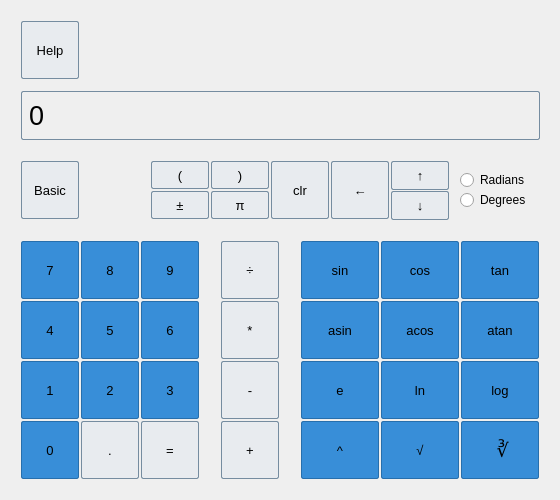
<?xml version="1.0" encoding="UTF-8"?>
<ui version="4.0">
 <class>scientificWindow</class>
 <widget class="QDialog" name="scientificWindow">
  <property name="geometry">
   <rect>
    <x>0</x>
    <y>0</y>
    <width>560</width>
    <height>500</height>
   </rect>
  </property>
  <property name="sizePolicy">
   <sizepolicy hsizetype="Fixed" vsizetype="Fixed">
    <horstretch>0</horstretch>
    <verstretch>0</verstretch>
   </sizepolicy>
  </property>
  <property name="minimumSize">
   <size>
    <width>560</width>
    <height>500</height>
   </size>
  </property>
  <property name="maximumSize">
   <size>
    <width>560</width>
    <height>500</height>
   </size>
  </property>
  <property name="windowTitle">
   <string>Dialog</string>
  </property>
  <widget class="QPushButton" name="pushButton_4four">
   <property name="geometry">
    <rect>
     <x>20</x>
     <y>300</y>
     <width>60</width>
     <height>60</height>
    </rect>
   </property>
   <property name="sizeIncrement">
    <size>
     <width>0</width>
     <height>0</height>
    </size>
   </property>
   <property name="font">
    <font>
     <pointsize>10</pointsize>
    </font>
   </property>
   <property name="styleSheet">
    <string notr="true">QPushButton {
	background-color: #388ed8;
    border-style: solid;
    border-width: 1px;
    border-radius: 2px;
    border-color: #276fad;
	margin: 1px;
}
QPushButton:pressed {
    background-color: #388ed8;
}
QPushButton:hover{ 
	background-color: #2574ba;
	color: #afd9ff;
}
</string>
   </property>
   <property name="text">
    <string>4</string>
   </property>
  </widget>
  <widget class="QPushButton" name="pushButton_5five">
   <property name="geometry">
    <rect>
     <x>80</x>
     <y>300</y>
     <width>60</width>
     <height>60</height>
    </rect>
   </property>
   <property name="sizeIncrement">
    <size>
     <width>0</width>
     <height>0</height>
    </size>
   </property>
   <property name="font">
    <font>
     <pointsize>10</pointsize>
    </font>
   </property>
   <property name="styleSheet">
    <string notr="true">QPushButton {
	background-color: #388ed8;
    border-style: solid;
    border-width: 1px;
    border-radius: 2px;
    border-color: #276fad;
	margin: 1px;
}
QPushButton:pressed {
    background-color: #388ed8;
}
QPushButton:hover{ 
	background-color: #2574ba;
	color: #afd9ff;
}
</string>
   </property>
   <property name="text">
    <string>5</string>
   </property>
  </widget>
  <widget class="QPushButton" name="pushButton_decimal">
   <property name="geometry">
    <rect>
     <x>80</x>
     <y>420</y>
     <width>60</width>
     <height>60</height>
    </rect>
   </property>
   <property name="sizeIncrement">
    <size>
     <width>0</width>
     <height>0</height>
    </size>
   </property>
   <property name="font">
    <font>
     <pointsize>10</pointsize>
    </font>
   </property>
   <property name="styleSheet">
    <string notr="true">QPushButton {
	background-color: #e8ebef;
    border-style: solid;
    border-width: 1px;
    border-radius: 2px;
    border-color: #758ca0;
	margin: 1px;
}
QPushButton:pressed {
    background-color: #388ed8;
}
QPushButton:hover{ 
	background-color: #b5bfcc;
	color: #374c5e;
}
</string>
   </property>
   <property name="text">
    <string>.</string>
   </property>
  </widget>
  <widget class="QPushButton" name="pushButton_6six">
   <property name="geometry">
    <rect>
     <x>140</x>
     <y>300</y>
     <width>60</width>
     <height>60</height>
    </rect>
   </property>
   <property name="sizeIncrement">
    <size>
     <width>0</width>
     <height>0</height>
    </size>
   </property>
   <property name="font">
    <font>
     <pointsize>10</pointsize>
    </font>
   </property>
   <property name="styleSheet">
    <string notr="true">QPushButton {
	background-color: #388ed8;
    border-style: solid;
    border-width: 1px;
    border-radius: 2px;
    border-color: #276fad;
	margin: 1px;
}
QPushButton:pressed {
    background-color: #388ed8;
}
QPushButton:hover{ 
	background-color: #2574ba;
	color: #afd9ff;
}
</string>
   </property>
   <property name="text">
    <string>6</string>
   </property>
  </widget>
  <widget class="QPushButton" name="pushButton_up">
   <property name="geometry">
    <rect>
     <x>390</x>
     <y>160</y>
     <width>60</width>
     <height>31</height>
    </rect>
   </property>
   <property name="sizeIncrement">
    <size>
     <width>0</width>
     <height>0</height>
    </size>
   </property>
   <property name="font">
    <font>
     <pointsize>10</pointsize>
    </font>
   </property>
   <property name="styleSheet">
    <string notr="true">QPushButton {
	background-color: #e8ebef;
    border-style: solid;
    border-width: 1px;
    border-radius: 2px;
    border-color: #758ca0;
	margin: 1px;
}
QPushButton:pressed {
    background-color: #388ed8;
}
QPushButton:hover{ 
	background-color: #b5bfcc;
	color: #374c5e;
}
</string>
   </property>
   <property name="text">
    <string>↑</string>
   </property>
  </widget>
  <widget class="QPushButton" name="pushButton_7seven">
   <property name="geometry">
    <rect>
     <x>20</x>
     <y>240</y>
     <width>60</width>
     <height>60</height>
    </rect>
   </property>
   <property name="sizeIncrement">
    <size>
     <width>0</width>
     <height>0</height>
    </size>
   </property>
   <property name="font">
    <font>
     <pointsize>10</pointsize>
    </font>
   </property>
   <property name="styleSheet">
    <string notr="true">QPushButton {
	background-color: #388ed8;
    border-style: solid;
    border-width: 1px;
    border-radius: 2px;
    border-color: #276fad;
	margin: 1px;
}
QPushButton:pressed {
    background-color: #388ed8;
}
QPushButton:hover{ 
	background-color: #2574ba;
	color: #afd9ff;
}
</string>
   </property>
   <property name="text">
    <string>7</string>
   </property>
  </widget>
  <widget class="QPushButton" name="pushButton_add">
   <property name="geometry">
    <rect>
     <x>220</x>
     <y>420</y>
     <width>60</width>
     <height>60</height>
    </rect>
   </property>
   <property name="sizeIncrement">
    <size>
     <width>0</width>
     <height>0</height>
    </size>
   </property>
   <property name="font">
    <font>
     <pointsize>10</pointsize>
    </font>
   </property>
   <property name="styleSheet">
    <string notr="true">QPushButton {
	background-color: #e8ebef;
    border-style: solid;
    border-width: 1px;
    border-radius: 2px;
    border-color: #758ca0;
	margin: 1px;
}
QPushButton:pressed {
    background-color: #388ed8;
}
QPushButton:hover{ 
	background-color: #b5bfcc;
	color: #374c5e;
}
</string>
   </property>
   <property name="text">
    <string>+</string>
   </property>
  </widget>
  <widget class="QPushButton" name="pushButton_1one">
   <property name="geometry">
    <rect>
     <x>20</x>
     <y>360</y>
     <width>60</width>
     <height>60</height>
    </rect>
   </property>
   <property name="sizeIncrement">
    <size>
     <width>0</width>
     <height>0</height>
    </size>
   </property>
   <property name="font">
    <font>
     <pointsize>10</pointsize>
    </font>
   </property>
   <property name="styleSheet">
    <string notr="true">QPushButton {
	background-color: #388ed8;
    border-style: solid;
    border-width: 1px;
    border-radius: 2px;
    border-color: #276fad;
	margin: 1px;
}
QPushButton:pressed {
    background-color: #388ed8;
}
QPushButton:hover{ 
	background-color: #2574ba;
	color: #afd9ff;
}
</string>
   </property>
   <property name="text">
    <string>1</string>
   </property>
  </widget>
  <widget class="QPushButton" name="pushButton_clear">
   <property name="geometry">
    <rect>
     <x>270</x>
     <y>160</y>
     <width>60</width>
     <height>60</height>
    </rect>
   </property>
   <property name="sizeIncrement">
    <size>
     <width>0</width>
     <height>0</height>
    </size>
   </property>
   <property name="font">
    <font>
     <pointsize>10</pointsize>
    </font>
   </property>
   <property name="styleSheet">
    <string notr="true">QPushButton {
	background-color: #e8ebef;
    border-style: solid;
    border-width: 1px;
    border-radius: 2px;
    border-color: #758ca0;
	margin: 1px;
}
QPushButton:pressed {
    background-color: #388ed8;
}
QPushButton:hover{ 
	background-color: #b5bfcc;
	color: #374c5e;
}
</string>
   </property>
   <property name="text">
    <string>clr</string>
   </property>
  </widget>
  <widget class="QPushButton" name="pushButton_0zero">
   <property name="geometry">
    <rect>
     <x>20</x>
     <y>420</y>
     <width>60</width>
     <height>60</height>
    </rect>
   </property>
   <property name="sizeIncrement">
    <size>
     <width>0</width>
     <height>0</height>
    </size>
   </property>
   <property name="font">
    <font>
     <pointsize>10</pointsize>
    </font>
   </property>
   <property name="styleSheet">
    <string notr="true">QPushButton {
	background-color: #388ed8;
    border-style: solid;
    border-width: 1px;
    border-radius: 2px;
    border-color: #276fad;
	margin: 1px;
}
QPushButton:pressed {
    background-color: #388ed8;
}
QPushButton:hover{ 
	background-color: #2574ba;
	color: #afd9ff;
}
</string>
   </property>
   <property name="text">
    <string>0</string>
   </property>
  </widget>
  <widget class="QPushButton" name="pushButton_8eight">
   <property name="geometry">
    <rect>
     <x>80</x>
     <y>240</y>
     <width>60</width>
     <height>60</height>
    </rect>
   </property>
   <property name="sizeIncrement">
    <size>
     <width>0</width>
     <height>0</height>
    </size>
   </property>
   <property name="font">
    <font>
     <pointsize>10</pointsize>
    </font>
   </property>
   <property name="styleSheet">
    <string notr="true">QPushButton {
	background-color: #388ed8;
    border-style: solid;
    border-width: 1px;
    border-radius: 2px;
    border-color: #276fad;
	margin: 1px;
}
QPushButton:pressed {
    background-color: #388ed8;
}
QPushButton:hover{ 
	background-color: #2574ba;
	color: #afd9ff;
}
</string>
   </property>
   <property name="text">
    <string>8</string>
   </property>
  </widget>
  <widget class="QPushButton" name="pushButton_back">
   <property name="geometry">
    <rect>
     <x>330</x>
     <y>160</y>
     <width>60</width>
     <height>60</height>
    </rect>
   </property>
   <property name="sizeIncrement">
    <size>
     <width>0</width>
     <height>0</height>
    </size>
   </property>
   <property name="font">
    <font>
     <pointsize>10</pointsize>
    </font>
   </property>
   <property name="styleSheet">
    <string notr="true">QPushButton {
	background-color: #e8ebef;
    border-style: solid;
    border-width: 1px;
    border-radius: 2px;
    border-color: #758ca0;
	margin: 1px;
}
QPushButton:pressed {
    background-color: #388ed8;
}
QPushButton:hover{ 
	background-color: #b5bfcc;
	color: #374c5e;
}
</string>
   </property>
   <property name="text">
    <string>←</string>
   </property>
  </widget>
  <widget class="QPushButton" name="pushButton_basicMode">
   <property name="geometry">
    <rect>
     <x>20</x>
     <y>160</y>
     <width>60</width>
     <height>60</height>
    </rect>
   </property>
   <property name="sizeIncrement">
    <size>
     <width>0</width>
     <height>0</height>
    </size>
   </property>
   <property name="font">
    <font>
     <pointsize>10</pointsize>
    </font>
   </property>
   <property name="styleSheet">
    <string notr="true">QPushButton {
	background-color: #e8ebef;
    border-style: solid;
    border-width: 1px;
    border-radius: 2px;
    border-color: #758ca0;
	margin: 1px;
}
QPushButton:pressed {
    background-color: #388ed8;
}
QPushButton:hover{ 
	background-color: #b5bfcc;
	color: #374c5e;
}
</string>
   </property>
   <property name="text">
    <string>Basic</string>
   </property>
  </widget>
  <widget class="QPushButton" name="pushButton_9nine">
   <property name="geometry">
    <rect>
     <x>140</x>
     <y>240</y>
     <width>60</width>
     <height>60</height>
    </rect>
   </property>
   <property name="sizeIncrement">
    <size>
     <width>0</width>
     <height>0</height>
    </size>
   </property>
   <property name="font">
    <font>
     <pointsize>10</pointsize>
    </font>
   </property>
   <property name="styleSheet">
    <string notr="true">QPushButton {
	background-color: #388ed8;
    border-style: solid;
    border-width: 1px;
    border-radius: 2px;
    border-color: #276fad;
	margin: 1px;
}
QPushButton:pressed {
    background-color: #388ed8;
}
QPushButton:hover{ 
	background-color: #2574ba;
	color: #afd9ff;
}
</string>
   </property>
   <property name="text">
    <string>9</string>
   </property>
  </widget>
  <widget class="QPushButton" name="pushButton_3three">
   <property name="geometry">
    <rect>
     <x>140</x>
     <y>360</y>
     <width>60</width>
     <height>60</height>
    </rect>
   </property>
   <property name="sizeIncrement">
    <size>
     <width>0</width>
     <height>0</height>
    </size>
   </property>
   <property name="font">
    <font>
     <pointsize>10</pointsize>
    </font>
   </property>
   <property name="styleSheet">
    <string notr="true">QPushButton {
	background-color: #388ed8;
    border-style: solid;
    border-width: 1px;
    border-radius: 2px;
    border-color: #276fad;
	margin: 1px;
}
QPushButton:pressed {
    background-color: #388ed8;
}
QPushButton:hover{ 
	background-color: #2574ba;
	color: #afd9ff;
}
</string>
   </property>
   <property name="text">
    <string>3</string>
   </property>
  </widget>
  <widget class="QPushButton" name="pushButton_multiply">
   <property name="geometry">
    <rect>
     <x>220</x>
     <y>300</y>
     <width>60</width>
     <height>60</height>
    </rect>
   </property>
   <property name="sizeIncrement">
    <size>
     <width>0</width>
     <height>0</height>
    </size>
   </property>
   <property name="font">
    <font>
     <pointsize>10</pointsize>
    </font>
   </property>
   <property name="styleSheet">
    <string notr="true">QPushButton {
	background-color: #e8ebef;
    border-style: solid;
    border-width: 1px;
    border-radius: 2px;
    border-color: #758ca0;
	margin: 1px;
}
QPushButton:pressed {
    background-color: #388ed8;
}
QPushButton:hover{ 
	background-color: #b5bfcc;
	color: #374c5e;
}
</string>
   </property>
   <property name="text">
    <string>*</string>
   </property>
  </widget>
  <widget class="QPushButton" name="pushButton_equals">
   <property name="geometry">
    <rect>
     <x>140</x>
     <y>420</y>
     <width>60</width>
     <height>60</height>
    </rect>
   </property>
   <property name="sizeIncrement">
    <size>
     <width>0</width>
     <height>0</height>
    </size>
   </property>
   <property name="font">
    <font>
     <pointsize>10</pointsize>
    </font>
   </property>
   <property name="styleSheet">
    <string notr="true">QPushButton {
	background-color: #e8ebef;
    border-style: solid;
    border-width: 1px;
    border-radius: 2px;
    border-color: #758ca0;
	margin: 1px;
}
QPushButton:pressed {
    background-color: #388ed8;
}
QPushButton:hover{ 
	background-color: #b5bfcc;
	color: #374c5e;
}
</string>
   </property>
   <property name="text">
    <string>=</string>
   </property>
  </widget>
  <widget class="QPushButton" name="pushButton_divide">
   <property name="geometry">
    <rect>
     <x>220</x>
     <y>240</y>
     <width>60</width>
     <height>60</height>
    </rect>
   </property>
   <property name="sizeIncrement">
    <size>
     <width>0</width>
     <height>0</height>
    </size>
   </property>
   <property name="font">
    <font>
     <pointsize>10</pointsize>
    </font>
   </property>
   <property name="styleSheet">
    <string notr="true">QPushButton {
	background-color: #e8ebef;
    border-style: solid;
    border-width: 1px;
    border-radius: 2px;
    border-color: #758ca0;
	margin: 1px;
}
QPushButton:pressed {
    background-color: #388ed8;
}
QPushButton:hover{ 
	background-color: #b5bfcc;
	color: #374c5e;
}
</string>
   </property>
   <property name="text">
    <string>÷</string>
   </property>
  </widget>
  <widget class="QPushButton" name="pushButton_2two">
   <property name="geometry">
    <rect>
     <x>80</x>
     <y>360</y>
     <width>60</width>
     <height>60</height>
    </rect>
   </property>
   <property name="sizeIncrement">
    <size>
     <width>0</width>
     <height>0</height>
    </size>
   </property>
   <property name="font">
    <font>
     <pointsize>10</pointsize>
    </font>
   </property>
   <property name="styleSheet">
    <string notr="true">QPushButton {
	background-color: #388ed8;
    border-style: solid;
    border-width: 1px;
    border-radius: 2px;
    border-color: #276fad;
	margin: 1px;
}
QPushButton:pressed {
    background-color: #388ed8;
}
QPushButton:hover{ 
	background-color: #2574ba;
	color: #afd9ff;
}
</string>
   </property>
   <property name="text">
    <string>2</string>
   </property>
  </widget>
  <widget class="QPushButton" name="pushButton_subtract">
   <property name="geometry">
    <rect>
     <x>220</x>
     <y>360</y>
     <width>60</width>
     <height>60</height>
    </rect>
   </property>
   <property name="sizeIncrement">
    <size>
     <width>0</width>
     <height>0</height>
    </size>
   </property>
   <property name="font">
    <font>
     <pointsize>10</pointsize>
    </font>
   </property>
   <property name="styleSheet">
    <string notr="true">QPushButton {
	background-color: #e8ebef;
    border-style: solid;
    border-width: 1px;
    border-radius: 2px;
    border-color: #758ca0;
	margin: 1px;
}
QPushButton:pressed {
    background-color: #388ed8;
}
QPushButton:hover{ 
	background-color: #b5bfcc;
	color: #374c5e;
}
</string>
   </property>
   <property name="text">
    <string>-</string>
   </property>
  </widget>
  <widget class="QPushButton" name="pushButton_down">
   <property name="geometry">
    <rect>
     <x>390</x>
     <y>190</y>
     <width>60</width>
     <height>31</height>
    </rect>
   </property>
   <property name="sizeIncrement">
    <size>
     <width>0</width>
     <height>0</height>
    </size>
   </property>
   <property name="font">
    <font>
     <pointsize>10</pointsize>
    </font>
   </property>
   <property name="styleSheet">
    <string notr="true">QPushButton {
	background-color: #e8ebef;
    border-style: solid;
    border-width: 1px;
    border-radius: 2px;
    border-color: #758ca0;
	margin: 1px;
}
QPushButton:pressed {
    background-color: #388ed8;
}
QPushButton:hover{ 
	background-color: #b5bfcc;
	color: #374c5e;
}
</string>
   </property>
   <property name="text">
    <string>↓</string>
   </property>
  </widget>
  <widget class="QLabel" name="label_screen">
   <property name="geometry">
    <rect>
     <x>20</x>
     <y>90</y>
     <width>521</width>
     <height>51</height>
    </rect>
   </property>
   <property name="font">
    <font>
     <family>Ubuntu</family>
     <pointsize>20</pointsize>
     <weight>3</weight>
     <italic>false</italic>
     <bold>false</bold>
    </font>
   </property>
   <property name="styleSheet">
    <string notr="true">QLabel {
	font: 25 20pt &quot;Ubuntu&quot;;
	qproperty-alignment: 'AlignVCenter | AlignRight';
	border-style: solid;
	border-width: 1px;
	border-radius: 2px;
	border-color: #758ca0;
	margin: 1px;
}</string>
   </property>
   <property name="text">
    <string>0</string>
   </property>
  </widget>
  <widget class="QPushButton" name="pushButton_asin">
   <property name="geometry">
    <rect>
     <x>300</x>
     <y>300</y>
     <width>80</width>
     <height>60</height>
    </rect>
   </property>
   <property name="sizeIncrement">
    <size>
     <width>0</width>
     <height>0</height>
    </size>
   </property>
   <property name="font">
    <font>
     <pointsize>10</pointsize>
    </font>
   </property>
   <property name="styleSheet">
    <string notr="true">QPushButton {
	background-color: #388ed8;
    border-style: solid;
    border-width: 1px;
    border-radius: 2px;
    border-color: #276fad;
	margin: 1px;
}
QPushButton:pressed {
    background-color: #388ed8;
}
QPushButton:hover{ 
	background-color: #2574ba;
	color: #afd9ff;
}
</string>
   </property>
   <property name="text">
    <string>asin</string>
   </property>
  </widget>
  <widget class="QPushButton" name="pushButton_sin">
   <property name="geometry">
    <rect>
     <x>300</x>
     <y>240</y>
     <width>80</width>
     <height>60</height>
    </rect>
   </property>
   <property name="sizeIncrement">
    <size>
     <width>0</width>
     <height>0</height>
    </size>
   </property>
   <property name="font">
    <font>
     <pointsize>10</pointsize>
    </font>
   </property>
   <property name="styleSheet">
    <string notr="true">QPushButton {
	background-color: #388ed8;
    border-style: solid;
    border-width: 1px;
    border-radius: 2px;
    border-color: #276fad;
	margin: 1px;
}
QPushButton:pressed {
    background-color: #388ed8;
}
QPushButton:hover{ 
	background-color: #2574ba;
	color: #afd9ff;
}
</string>
   </property>
   <property name="text">
    <string>sin</string>
   </property>
  </widget>
  <widget class="QPushButton" name="pushButton_log">
   <property name="geometry">
    <rect>
     <x>460</x>
     <y>360</y>
     <width>80</width>
     <height>60</height>
    </rect>
   </property>
   <property name="sizeIncrement">
    <size>
     <width>0</width>
     <height>0</height>
    </size>
   </property>
   <property name="font">
    <font>
     <pointsize>10</pointsize>
    </font>
   </property>
   <property name="styleSheet">
    <string notr="true">QPushButton {
	background-color: #388ed8;
    border-style: solid;
    border-width: 1px;
    border-radius: 2px;
    border-color: #276fad;
	margin: 1px;
}
QPushButton:pressed {
    background-color: #388ed8;
}
QPushButton:hover{ 
	background-color: #2574ba;
	color: #afd9ff;
}
</string>
   </property>
   <property name="text">
    <string>log</string>
   </property>
  </widget>
  <widget class="QPushButton" name="pushButton_tan">
   <property name="geometry">
    <rect>
     <x>460</x>
     <y>240</y>
     <width>80</width>
     <height>60</height>
    </rect>
   </property>
   <property name="sizeIncrement">
    <size>
     <width>0</width>
     <height>0</height>
    </size>
   </property>
   <property name="font">
    <font>
     <pointsize>10</pointsize>
    </font>
   </property>
   <property name="styleSheet">
    <string notr="true">QPushButton {
	background-color: #388ed8;
    border-style: solid;
    border-width: 1px;
    border-radius: 2px;
    border-color: #276fad;
	margin: 1px;
}
QPushButton:pressed {
    background-color: #388ed8;
}
QPushButton:hover{ 
	background-color: #2574ba;
	color: #afd9ff;
}
</string>
   </property>
   <property name="text">
    <string>tan</string>
   </property>
  </widget>
  <widget class="QPushButton" name="pushButton_ln">
   <property name="geometry">
    <rect>
     <x>380</x>
     <y>360</y>
     <width>80</width>
     <height>60</height>
    </rect>
   </property>
   <property name="sizeIncrement">
    <size>
     <width>0</width>
     <height>0</height>
    </size>
   </property>
   <property name="font">
    <font>
     <pointsize>10</pointsize>
    </font>
   </property>
   <property name="styleSheet">
    <string notr="true">QPushButton {
	background-color: #388ed8;
    border-style: solid;
    border-width: 1px;
    border-radius: 2px;
    border-color: #276fad;
	margin: 1px;
}
QPushButton:pressed {
    background-color: #388ed8;
}
QPushButton:hover{ 
	background-color: #2574ba;
	color: #afd9ff;
}
</string>
   </property>
   <property name="text">
    <string>ln</string>
   </property>
  </widget>
  <widget class="QPushButton" name="pushButton_exp">
   <property name="geometry">
    <rect>
     <x>300</x>
     <y>360</y>
     <width>80</width>
     <height>60</height>
    </rect>
   </property>
   <property name="sizeIncrement">
    <size>
     <width>0</width>
     <height>0</height>
    </size>
   </property>
   <property name="font">
    <font>
     <pointsize>10</pointsize>
    </font>
   </property>
   <property name="styleSheet">
    <string notr="true">QPushButton {
	background-color: #388ed8;
    border-style: solid;
    border-width: 1px;
    border-radius: 2px;
    border-color: #276fad;
	margin: 1px;
}
QPushButton:pressed {
    background-color: #388ed8;
}
QPushButton:hover{ 
	background-color: #2574ba;
	color: #afd9ff;
}
</string>
   </property>
   <property name="text">
    <string>e</string>
   </property>
  </widget>
  <widget class="QPushButton" name="pushButton_acos">
   <property name="geometry">
    <rect>
     <x>380</x>
     <y>300</y>
     <width>80</width>
     <height>60</height>
    </rect>
   </property>
   <property name="sizeIncrement">
    <size>
     <width>0</width>
     <height>0</height>
    </size>
   </property>
   <property name="font">
    <font>
     <pointsize>10</pointsize>
    </font>
   </property>
   <property name="styleSheet">
    <string notr="true">QPushButton {
	background-color: #388ed8;
    border-style: solid;
    border-width: 1px;
    border-radius: 2px;
    border-color: #276fad;
	margin: 1px;
}
QPushButton:pressed {
    background-color: #388ed8;
}
QPushButton:hover{ 
	background-color: #2574ba;
	color: #afd9ff;
}
</string>
   </property>
   <property name="text">
    <string>acos</string>
   </property>
  </widget>
  <widget class="QPushButton" name="pushButton_power">
   <property name="geometry">
    <rect>
     <x>300</x>
     <y>420</y>
     <width>80</width>
     <height>60</height>
    </rect>
   </property>
   <property name="sizeIncrement">
    <size>
     <width>0</width>
     <height>0</height>
    </size>
   </property>
   <property name="font">
    <font>
     <pointsize>10</pointsize>
    </font>
   </property>
   <property name="styleSheet">
    <string notr="true">QPushButton {
	background-color: #388ed8;
    border-style: solid;
    border-width: 1px;
    border-radius: 2px;
    border-color: #276fad;
	margin: 1px;
}
QPushButton:pressed {
    background-color: #388ed8;
}
QPushButton:hover{ 
	background-color: #2574ba;
	color: #afd9ff;
}
</string>
   </property>
   <property name="text">
    <string>^</string>
   </property>
  </widget>
  <widget class="QPushButton" name="pushButton_atan">
   <property name="geometry">
    <rect>
     <x>460</x>
     <y>300</y>
     <width>80</width>
     <height>60</height>
    </rect>
   </property>
   <property name="sizeIncrement">
    <size>
     <width>0</width>
     <height>0</height>
    </size>
   </property>
   <property name="font">
    <font>
     <pointsize>10</pointsize>
    </font>
   </property>
   <property name="styleSheet">
    <string notr="true">QPushButton {
	background-color: #388ed8;
    border-style: solid;
    border-width: 1px;
    border-radius: 2px;
    border-color: #276fad;
	margin: 1px;
}
QPushButton:pressed {
    background-color: #388ed8;
}
QPushButton:hover{ 
	background-color: #2574ba;
	color: #afd9ff;
}
</string>
   </property>
   <property name="text">
    <string>atan</string>
   </property>
  </widget>
  <widget class="QPushButton" name="pushButton_cos">
   <property name="geometry">
    <rect>
     <x>380</x>
     <y>240</y>
     <width>80</width>
     <height>60</height>
    </rect>
   </property>
   <property name="sizeIncrement">
    <size>
     <width>0</width>
     <height>0</height>
    </size>
   </property>
   <property name="font">
    <font>
     <pointsize>10</pointsize>
    </font>
   </property>
   <property name="styleSheet">
    <string notr="true">QPushButton {
	background-color: #388ed8;
    border-style: solid;
    border-width: 1px;
    border-radius: 2px;
    border-color: #276fad;
	margin: 1px;
}
QPushButton:pressed {
    background-color: #388ed8;
}
QPushButton:hover{ 
	background-color: #2574ba;
	color: #afd9ff;
}
</string>
   </property>
   <property name="text">
    <string>cos</string>
   </property>
  </widget>
  <widget class="QPushButton" name="pushButton_cbrt">
   <property name="geometry">
    <rect>
     <x>460</x>
     <y>420</y>
     <width>80</width>
     <height>60</height>
    </rect>
   </property>
   <property name="sizeIncrement">
    <size>
     <width>0</width>
     <height>0</height>
    </size>
   </property>
   <property name="font">
    <font>
     <pointsize>14</pointsize>
    </font>
   </property>
   <property name="styleSheet">
    <string notr="true">QPushButton {
	background-color: #388ed8;
    border-style: solid;
    border-width: 1px;
    border-radius: 2px;
    border-color: #276fad;
	margin: 1px;
}
QPushButton:pressed {
    background-color: #388ed8;
}
QPushButton:hover{ 
	background-color: #2574ba;
	color: #afd9ff;
}
</string>
   </property>
   <property name="text">
    <string> ∛</string>
   </property>
  </widget>
  <widget class="QPushButton" name="pushButton_sqrt">
   <property name="geometry">
    <rect>
     <x>380</x>
     <y>420</y>
     <width>80</width>
     <height>60</height>
    </rect>
   </property>
   <property name="sizeIncrement">
    <size>
     <width>0</width>
     <height>0</height>
    </size>
   </property>
   <property name="font">
    <font>
     <pointsize>10</pointsize>
    </font>
   </property>
   <property name="styleSheet">
    <string notr="true">QPushButton {
	background-color: #388ed8;
    border-style: solid;
    border-width: 1px;
    border-radius: 2px;
    border-color: #276fad;
	margin: 1px;
}
QPushButton:pressed {
    background-color: #388ed8;
}
QPushButton:hover{ 
	background-color: #2574ba;
	color: #afd9ff;
}
</string>
   </property>
   <property name="text">
    <string>√</string>
   </property>
  </widget>
  <widget class="QPushButton" name="pushButton_parLeft">
   <property name="geometry">
    <rect>
     <x>150</x>
     <y>160</y>
     <width>60</width>
     <height>30</height>
    </rect>
   </property>
   <property name="sizeIncrement">
    <size>
     <width>0</width>
     <height>0</height>
    </size>
   </property>
   <property name="font">
    <font>
     <pointsize>10</pointsize>
    </font>
   </property>
   <property name="styleSheet">
    <string notr="true">QPushButton {
	background-color: #e8ebef;
    border-style: solid;
    border-width: 1px;
    border-radius: 2px;
    border-color: #758ca0;
	margin: 1px;
}
QPushButton:pressed {
    background-color: #388ed8;
}
QPushButton:hover{ 
	background-color: #b5bfcc;
	color: #374c5e;
}
</string>
   </property>
   <property name="text">
    <string>(</string>
   </property>
  </widget>
  <widget class="QPushButton" name="pushButton_parRight">
   <property name="geometry">
    <rect>
     <x>210</x>
     <y>160</y>
     <width>60</width>
     <height>30</height>
    </rect>
   </property>
   <property name="sizeIncrement">
    <size>
     <width>0</width>
     <height>0</height>
    </size>
   </property>
   <property name="font">
    <font>
     <pointsize>10</pointsize>
    </font>
   </property>
   <property name="styleSheet">
    <string notr="true">QPushButton {
	background-color: #e8ebef;
    border-style: solid;
    border-width: 1px;
    border-radius: 2px;
    border-color: #758ca0;
	margin: 1px;
}
QPushButton:pressed {
    background-color: #388ed8;
}
QPushButton:hover{ 
	background-color: #b5bfcc;
	color: #374c5e;
}
</string>
   </property>
   <property name="text">
    <string>)</string>
   </property>
  </widget>
  <widget class="QPushButton" name="pushButton_pi">
   <property name="geometry">
    <rect>
     <x>210</x>
     <y>190</y>
     <width>60</width>
     <height>30</height>
    </rect>
   </property>
   <property name="sizeIncrement">
    <size>
     <width>0</width>
     <height>0</height>
    </size>
   </property>
   <property name="font">
    <font>
     <pointsize>10</pointsize>
    </font>
   </property>
   <property name="styleSheet">
    <string notr="true">QPushButton {
	background-color: #e8ebef;
    border-style: solid;
    border-width: 1px;
    border-radius: 2px;
    border-color: #758ca0;
	margin: 1px;
}
QPushButton:pressed {
    background-color: #388ed8;
}
QPushButton:hover{ 
	background-color: #b5bfcc;
	color: #374c5e;
}
</string>
   </property>
   <property name="text">
    <string>π</string>
   </property>
  </widget>
  <widget class="QPushButton" name="pushButton_plusMinus">
   <property name="geometry">
    <rect>
     <x>150</x>
     <y>190</y>
     <width>60</width>
     <height>30</height>
    </rect>
   </property>
   <property name="sizeIncrement">
    <size>
     <width>0</width>
     <height>0</height>
    </size>
   </property>
   <property name="font">
    <font>
     <pointsize>10</pointsize>
    </font>
   </property>
   <property name="styleSheet">
    <string notr="true">QPushButton {
	background-color: #e8ebef;
    border-style: solid;
    border-width: 1px;
    border-radius: 2px;
    border-color: #758ca0;
	margin: 1px;
}
QPushButton:pressed {
    background-color: #388ed8;
}
QPushButton:hover{ 
	background-color: #b5bfcc;
	color: #374c5e;
}
</string>
   </property>
   <property name="text">
    <string>±</string>
   </property>
  </widget>
  <widget class="QRadioButton" name="radioButton_radians">
   <property name="geometry">
    <rect>
     <x>460</x>
     <y>170</y>
     <width>95</width>
     <height>20</height>
    </rect>
   </property>
   <property name="text">
    <string>Radians</string>
   </property>
  </widget>
  <widget class="QRadioButton" name="radioButton_degrees">
   <property name="geometry">
    <rect>
     <x>460</x>
     <y>190</y>
     <width>95</width>
     <height>20</height>
    </rect>
   </property>
   <property name="text">
    <string>Degrees</string>
   </property>
  </widget>
  <widget class="QPushButton" name="pushButton_help">
   <property name="geometry">
    <rect>
     <x>20</x>
     <y>20</y>
     <width>60</width>
     <height>60</height>
    </rect>
   </property>
   <property name="sizePolicy">
    <sizepolicy hsizetype="Fixed" vsizetype="Fixed">
     <horstretch>0</horstretch>
     <verstretch>0</verstretch>
    </sizepolicy>
   </property>
   <property name="sizeIncrement">
    <size>
     <width>0</width>
     <height>0</height>
    </size>
   </property>
   <property name="font">
    <font>
     <pointsize>10</pointsize>
    </font>
   </property>
   <property name="styleSheet">
    <string notr="true">QPushButton {
	background-color: #e8ebef;
    border-style: solid;
    border-width: 1px;
    border-radius: 2px;
    border-color: #758ca0;
	margin: 1px;
}
QPushButton:pressed {
    background-color: #388ed8;
}
QPushButton:hover{ 
	background-color: #b5bfcc;
	color: #374c5e;
}
</string>
   </property>
   <property name="text">
    <string>Help</string>
   </property>
  </widget>
 </widget>
 <resources/>
 <connections/>
</ui>
